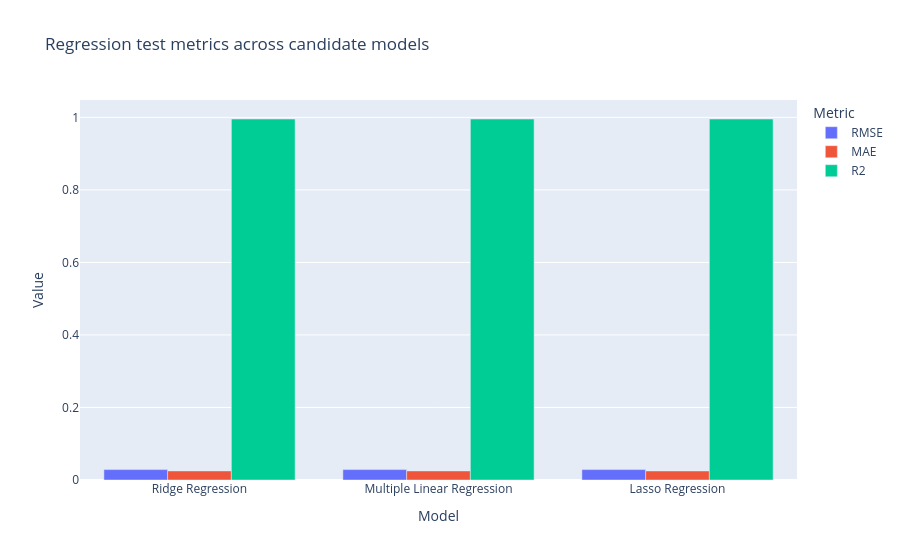

Notebook source saved alongside this figure:
### Code cell
metric_long_df = regression_results.melt(
    id_vars="Model",
    value_vars=["RMSE", "MAE", "R2"],
    var_name="Metric",
    value_name="Value",
)

fig_metric_bars = px.bar(
    metric_long_df,
    x="Model",
    y="Value",
    color="Metric",
    barmode="group",
    title="Regression test metrics across candidate models",
)
fig_metric_bars.show()

### Figure 1 — Plotly figure (JSON) as saved in the notebook; plotly's stock layout.template omitted (floating-point values rounded to 4 significant figures)
{"data": [{"alignmentgroup": "True", "hovertemplate": "Metric=RMSE<br>Model=%{x}<br>Value=%{y}<extra></extra>", "legendgroup": "RMSE", "marker": {"color": "#636efa", "pattern": {"shape": ""}}, "name": "RMSE", "offsetgroup": "RMSE", "orientation": "v", "showlegend": true, "textposition": "auto", "type": "bar", "x": ["Ridge Regression", "Multiple Linear Regression", "Lasso Regression"], "xaxis": "x", "y": [0.02869, 0.02869, 0.02869], "yaxis": "y"}, {"alignmentgroup": "True", "hovertemplate": "Metric=MAE<br>Model=%{x}<br>Value=%{y}<extra></extra>", "legendgroup": "MAE", "marker": {"color": "#EF553B", "pattern": {"shape": ""}}, "name": "MAE", "offsetgroup": "MAE", "orientation": "v", "showlegend": true, "textposition": "auto", "type": "bar", "x": ["Ridge Regression", "Multiple Linear Regression", "Lasso Regression"], "xaxis": "x", "y": [0.02503, 0.02503, 0.02496], "yaxis": "y"}, {"alignmentgroup": "True", "hovertemplate": "Metric=R2<br>Model=%{x}<br>Value=%{y}<extra></extra>", "legendgroup": "R2", "marker": {"color": "#00cc96", "pattern": {"shape": ""}}, "name": "R2", "offsetgroup": "R2", "orientation": "v", "showlegend": true, "textposition": "auto", "type": "bar", "x": ["Ridge Regression", "Multiple Linear Regression", "Lasso Regression"], "xaxis": "x", "y": [0.9956, 0.9956, 0.9956], "yaxis": "y"}], "layout": {"barmode": "group", "legend": {"title": {"text": "Metric"}, "tracegroupgap": 0}, "title": {"text": "Regression test metrics across candidate models"}, "xaxis": {"anchor": "y", "domain": [0, 1], "title": {"text": "Model"}}, "yaxis": {"anchor": "x", "domain": [0, 1], "title": {"text": "Value"}}}}
